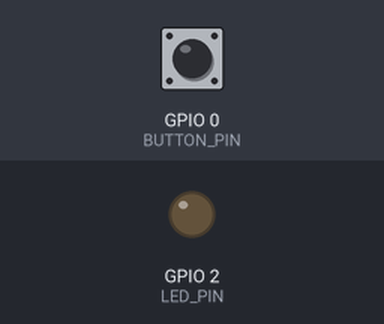
Simulated run of this sketch. Board: ESP32. Parts: output pins drawn as LEDs (lit = HIGH). Inputs (shaded band) come from the test bench; at power-on: GPIO 0 (BUTTON_PIN) HIGH. WiFi joins after 1.5 s; servers stay silent unless stated; uploads are accepted with an empty reply; what the sketch prints to the serial monitor is not drawn.

Above: at 0.1 s.
At 2.8 s:
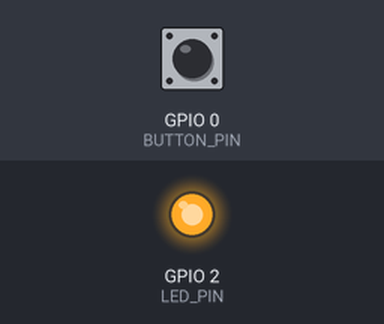
2.9 s: GPIO 0 (BUTTON_PIN) pulled LOW for 0.15 s
Timing chart, 0 to 5.9 s (numbered marks = the images above; inputs shaded):
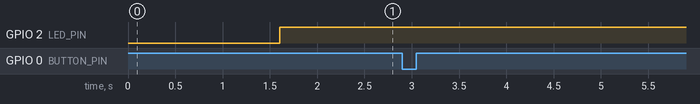

The sketch:

hire_button.ino
```cpp
/*
 * Hire Tori — the physical button.
 *
 * An ESP32 with one push-button and the onboard LED.
 *  - Press the button  -> fires a `hire_button_pressed` event straight into PostHog
 *                         (yes, an event from a microcontroller) AND pokes Maxine's
 *                         /hire endpoint so the agent reacts on the printer.
 *  - Onboard LED       -> mirrors printer state polled from the agent /status:
 *                         solid = idle/ready, slow pulse = printing, fast blink = error.
 *
 * Wiring: button between BUTTON_PIN and GND (uses internal pull-up).
 * Boards: any ESP32 dev board (Arduino core for ESP32).
 */

#include <WiFi.h>
#include <HTTPClient.h>

// ---------- CONFIG: fill these in ----------
const char* WIFI_SSID     = "your-wifi";
const char* WIFI_PASS     = "your-wifi-password";

// Maxine's HTTP bridge (agent/server.py) on your LAN:
const char* AGENT_BASE    = "http://192.168.1.50:8787";

// PostHog so the button reports for itself, even if the agent is offline:
const char* POSTHOG_HOST  = "https://us.i.posthog.com";
const char* POSTHOG_KEY   = "phc_xxx";
const char* DISTINCT_ID   = "tori-superday";

const int BUTTON_PIN = 0;        // BOOT button on many ESP32 boards; or wire your own
const int LED_PIN    = 2;        // onboard LED on many ESP32 boards
// -------------------------------------------

unsigned long lastPoll = 0;
String printerState = "unknown";

void connectWiFi() {
  WiFi.mode(WIFI_STA);
  WiFi.begin(WIFI_SSID, WIFI_PASS);
  Serial.print("WiFi");
  while (WiFi.status() != WL_CONNECTED) { delay(400); Serial.print("."); }
  Serial.printf(" connected: %s\n", WiFi.localIP().toString().c_str());
}

void postJSON(const String& url, const String& body) {
  if (WiFi.status() != WL_CONNECTED) return;
  HTTPClient http;
  http.begin(url);
  http.addHeader("Content-Type", "application/json");
  int code = http.POST(body);
  Serial.printf("POST %s -> %d\n", url.c_str(), code);
  http.end();
}

void firePostHog() {
  String body = String("{\"api_key\":\"") + POSTHOG_KEY +
                "\",\"event\":\"hire_button_pressed\",\"distinct_id\":\"" + DISTINCT_ID +
                "\",\"properties\":{\"source\":\"esp32-hardware\",\"$lib\":\"esp32\"}}";
  postJSON(String(POSTHOG_HOST) + "/capture/", body);
}

void pokeAgent() {
  postJSON(String(AGENT_BASE) + "/hire", "{\"source\":\"esp32-hardware\"}");
}

void pollStatus() {
  if (WiFi.status() != WL_CONNECTED) return;
  HTTPClient http;
  http.begin(String(AGENT_BASE) + "/status");
  if (http.GET() == 200) {
    String payload = http.getString();
    int i = payload.indexOf("\"state\":\"");
    if (i >= 0) {
      i += 9;
      printerState = payload.substring(i, payload.indexOf("\"", i));
    }
  }
  http.end();
}

void updateLED() {
  unsigned long t = millis();
  if (printerState == "printing")      digitalWrite(LED_PIN, (t / 800) % 2);   // slow pulse
  else if (printerState == "error")    digitalWrite(LED_PIN, (t / 150) % 2);   // fast blink
  else                                  digitalWrite(LED_PIN, HIGH);            // solid = ready
}

void setup() {
  Serial.begin(115200);
  pinMode(BUTTON_PIN, INPUT_PULLUP);
  pinMode(LED_PIN, OUTPUT);
  connectWiFi();
}

void loop() {
  static bool wasDown = false;
  bool isDown = digitalRead(BUTTON_PIN) == LOW;
  if (isDown && !wasDown) {            // rising edge = press
    Serial.println("Hire button pressed!");
    firePostHog();
    pokeAgent();
    delay(250);                        // debounce
  }
  wasDown = isDown;

  if (millis() - lastPoll > 4000) {    // poll printer state every 4s
    lastPoll = millis();
    pollStatus();
  }
  updateLED();
  delay(20);
}
```

Measured:
- after the input at 2.9 s, every drawn part: stays the same
